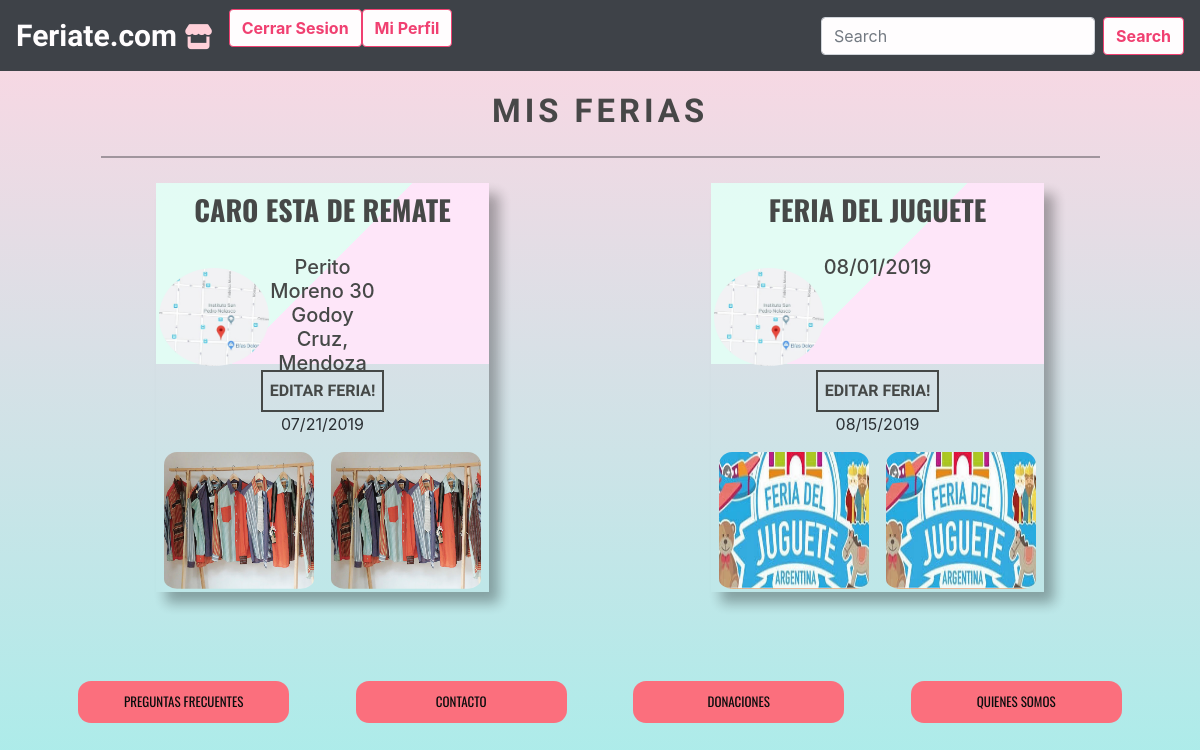
The page /mis_ferias.php?id=1 (signed in) on the database its author committed.
### tables this page shows
CREATE TABLE `imagenes` (
    `img_id` int(11) NOT NULL AUTO_INCREMENT,
    `img_pr_id` int(11) DEFAULT NULL,
    `img_fe_id` int(11) DEFAULT NULL,
    `img_nombre` varchar(100) NOT NULL,
    `img_us_id` int(11) DEFAULT NULL,
    PRIMARY KEY (`img_id`),
    KEY `pr_id` (`img_pr_id`),
    KEY `fe_id` (`img_fe_id`),
    KEY `us_id` (`img_us_id`),
    CONSTRAINT `fe_id` FOREIGN KEY (`img_fe_id`) REFERENCES `ferias` (`fe_id`) ON DELETE NO ACTION ON UPDATE NO ACTION,
    CONSTRAINT `pr_id` FOREIGN KEY (`img_pr_id`) REFERENCES `productos` (`pr_id`) ON DELETE NO ACTION ON UPDATE NO ACTION,
    CONSTRAINT `us_id` FOREIGN KEY (`img_us_id`) REFERENCES `usuarios` (`us_id`) ON DELETE NO ACTION ON UPDATE NO ACTION
  );

CREATE TABLE `ferias` (
    `fe_id` int(11) NOT NULL AUTO_INCREMENT,
    `fe_us_id` int(11) NOT NULL,
    `fe_nombre` varchar(100) NOT NULL,
    `fe_desde` varchar(45) NOT NULL,
    `fe_hasta` varchar(45) NOT NULL,
    `fe_ubicacion` varchar(45) NOT NULL,
    `fe_descripcion` longtext NOT NULL,
    `fe_fecha_creacion` datetime NOT NULL,
    `fe_activa` tinyint(4) DEFAULT NULL,
    `fe_baneado` tinyint(4) DEFAULT NULL,
    PRIMARY KEY (`fe_id`),
    KEY `fe_us_id` (`fe_us_id`),
    CONSTRAINT `fe_us_id` FOREIGN KEY (`fe_us_id`) REFERENCES `usuarios` (`us_id`) ON DELETE NO ACTION ON UPDATE NO ACTION
  );

### mis_ferias.php (the view, shortened to what this page needs)
<?php
include("./resources/funciones_usuarios.php");
if ($_GET){
  $usuario_id = $_GET["id"];
  function datos_mis_ferias($usuario_id){
    global $db;
     $query = $db->prepare("SELECT * FROM feriate_db.ferias
                            LEFT JOIN imagenes ON
                            img_fe_id = fe_id
                            WHERE fe_us_id = $usuario_id");
     $query->execute();
     $datos_ferias = $query->fetchAll(PDO::FETCH_ASSOC);
    return $datos_ferias;
  }
}
 ?>
<html lang="en" dir="ltr">
<head>
  <?php
    include("head.php");
        ?>
    <link rel="stylesheet" href="./css/main.css">
    <link rel="stylesheet" href="./css/index.css">
</head>
<body>
  <header>
  <?php include("header.php") ?>
  </header>
  <div class="container">
    <div class="inicio">
      <h1>MIS FERIAS</h1>
    </div>
    <hr>
    <?php if(empty(datos_mis_ferias($usuario_id))) :?>
       <div class="alert alert-danger" role="alert">
        <p>Lo Sentimos todavia no creaste ninguna FERIA!</p>
      </div>
    <?php endif ;?>
    <main>
    <?php if(!empty(datos_mis_ferias($usuario_id))) :?>
        <?php foreach (datos_mis_ferias($usuario_id) as $feria) :?>
        <div class="feria">
          <div class="header-feria">
            <h3><?php echo $feria["fe_nombre"] ?></h3>
            <h5><?php echo $feria["fe_ubicacion"] ?></h5>
            <img src="images/mapa.jpeg" alt="">
          </div>
          <div class="boton-header">
            <a href="feria.php?id=<?= $feria["fe_id"]?>" ><button type="button" name="button">EDITAR FERIA!</button></a>
          </div>
          <div class="descripcion">
            <?php echo $feria["fe_descripcion"] ?>
          </div>
          <div class="cuerpo-feria">
            <?php if(!empty($feria["img_nombre"])) :?>
              <img src="img_user/<?php echo $feria["img_nombre"] ?>" alt="">
              <img src="img_user/<?php echo $feria["img_nombre"] ?>" alt="">
             <?php endif; ?>
          </div>
        </div>
        <?php endforeach ?>
     <?php endif; ?>
   </main>
   <footer>
   <?php include("footer.php") ?>
   </footer>
     </div>
</body>
</html>

### css/main.css (style rules this page uses)
body { background-image: linear-gradient(-225deg, #E3FDF5 0%, #FFE6FA 100%); background-image: linear-gradient(to top, #a8edea 0%, #fed6e3 100%); background-attachment: fixed; background-repeat: no-repeat; opacity: .95; }

### css/index.css (style rules this page uses)
.descripcion { text-align: center; width: 50%; margin: 0 auto; }
div.inicio { width: 90%; margin: 21px auto; text-align: center; position: relative; }
div.inicio h1 { font-family: 'Inconsolata', sans-serif; font-weight: bold; font-size: 205%; letter-spacing: 4px; color: #3e403f; }
hr { border-top: 2px solid #21252966; width: 90%; margin: 25px auto; }
div.feria { width: 85%; margin: 0 auto; -webkit-box-shadow: 10px 11px 12px 0px rgba(0, 0, 0, 0.32); -moz-box-shadow: 10px 11px 12px 0px rgba(0, 0, 0, 0.32); box-shadow: 10px 11px 12px 0px rgba(0, 0, 0, 0.32); margin-bottom: 5%; }
div.header-feria { background-image: linear-gradient(-225deg, #E3FDF5 50%, #FFE6FA 50%); width: 100%; text-align: center; position: relative; padding-bottom: 2%; margin-bottom: 2%; }
div.boton-header button { display: none; }
div.header-feria h3 { font-family: "Oswald", sans-serif; font-weight: bold; padding-top: 4%; color: #3e403f; }
div.header-feria h5 { width: 40%; margin: 0 auto; color: #3e403f; }
div.header-feria img { width: 33%; border-radius: 51%; position: absolute; left: -2%; top: 42%; }
div.cuerpo-feria { display: flex; justify-content: space-around; padding-top: 5%; }
div.cuerpo-feria img { height: 140px; padding-bottom: 1%; border-radius: 13px 13px 13px 13px; width: 45%; }
@media (min-width: 940px) { div.feria { width: 30%; } }
@media (min-width: 940px) { div.header-feria h3,h5 { padding: 3%; } }
@media (min-width: 940px) { div.header-feria h5 { height: 112px; } }
@media (min-width: 940px) { main { display: flex; justify-content: space-around; flex-wrap: wrap; } }
@media (min-width: 940px) { div.header-feria img { left: 1%; top: 47%; } }
@media (min-width: 940px) { div.boton-header button { display: block; text-align: center; margin:0 auto; background-image: linear-gradient(-225deg, #E3FDF5 0%, #FFE6FA 100%); background-image: linear-gradient(to top, #a8edea 0%, #fed6e3 100%); background-attachment: fixed; background-repeat: no-repeat; padding: 2%; color: #3e403f; border: 2px solid #3e403f; font-family: "Inconsolata", sans-serif; font-weight: bold; } }

### mis_ferias.php (style rules this page uses)
main { display: flex; justify-content: space-around; flex-wrap: wrap; }

### rows shown on the page
imagenes: img_fe.fe_nombre "CARO ESTA DE REMATE", img_fe.fe_ubicacion "Perito Moreno 30 Godoy Cruz, Mendoza", img_fe.fe_descripcion "07/21/2019", img_nombre (picture)
imagenes: img_fe.fe_nombre "FERIA DEL JUGUETE", img_fe.fe_ubicacion "08/01/2019", img_fe.fe_descripcion "08/15/2019", img_nombre (picture)
